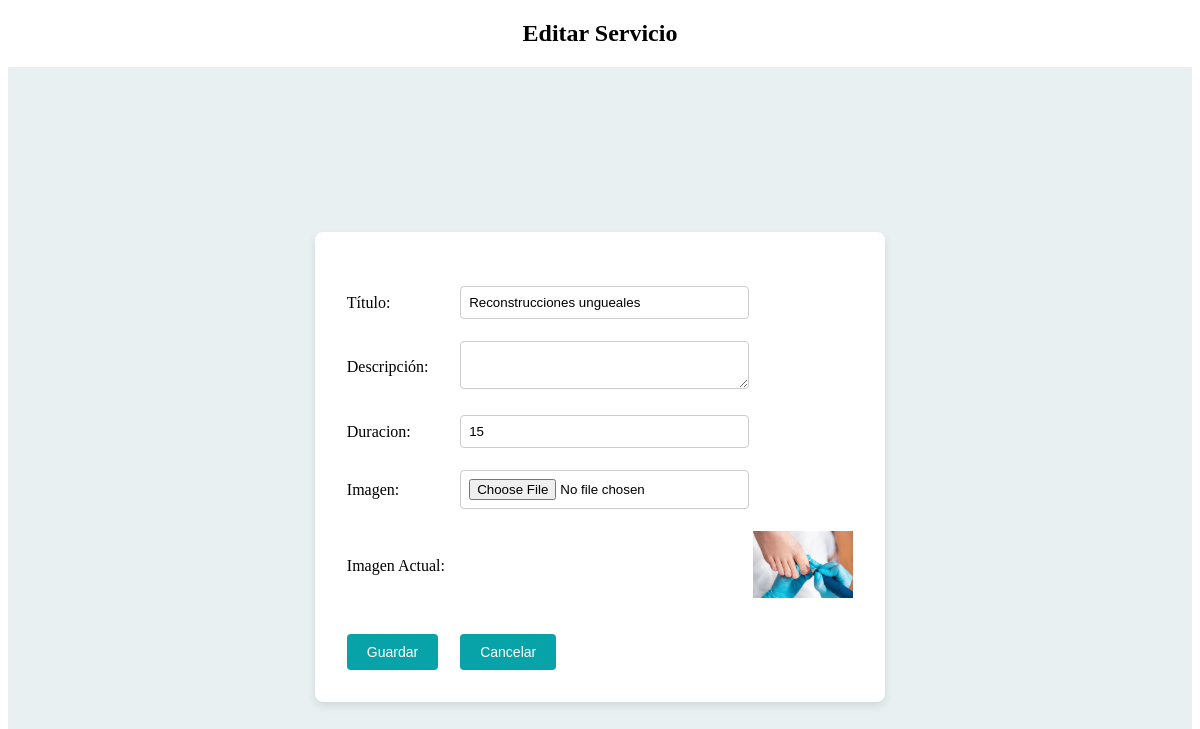
Page /Codigo/validaciones/promociones/editar_promocion.php?idPromocion=2 on the committed database.
### tables this page shows
CREATE TABLE Promociones (
    idPromocion INT PRIMARY KEY AUTO_INCREMENT,
    titulo VARCHAR(100),
    descripcion TEXT,
    duracion INT,  
    imagen VARCHAR(255),
    idAdmin INT,
    FOREIGN KEY (idAdmin) REFERENCES Admin(idAdmin)
);

### Codigo/validaciones/promociones/editar_promocion.php (the view, shortened to what this page needs)
<?php
require_once __DIR__ . '/../../conexion/conexion.php';
$idPromocion = $_GET['idPromocion'] ?? null;
$query = "SELECT titulo, descripcion, duracion, imagen FROM promociones WHERE idPromocion = ?";
$stmt = $conexion->prepare($query);
$stmt->bind_param('i', $idPromocion);
$stmt->execute();
$result = $stmt->get_result();
$promocion = $result->fetch_assoc();
?>
<!DOCTYPE html>
<html lang="es">
<head>
    <link rel="stylesheet" href="/Codigo/estilos/stylePromo.css">
    <link rel="stylesheet" href="/Codigo/estilos/styleColores.css">
</head>
<body>
    <h2>Editar Servicio</h2>
    <div class="form-container">
        <form action="procesar_editar_promocion.php" method="POST">
            <table>
                <tr>
                    <td><input type="hidden" name="idPromocion" value="<?php echo htmlspecialchars($idPromocion); ?>"></td>
                </tr>
                <tr>
                    <td><label for="titulo">Título:</label></td>
                    <td><input type="text" id="titulo" name="titulo" value="<?php echo htmlspecialchars($promocion['titulo']); ?>" required></td>
                </tr>
                <tr>
                    <td><label for="descripcion">Descripción:</label></td>
                    <td><textarea id="descripcion" name="descripcion" required><?php echo htmlspecialchars($promocion['descripcion']); ?></textarea></td>
                </tr>
                <tr>
                    <td><label for="duracion">Duracion:</label></td>
                    <td><input type="text" id="duracion" name="duracion" value="<?php echo htmlspecialchars($promocion['duracion']); ?>"></td>
                </tr>
                <tr>
                    <td><label for="imagen">Imagen:</label></td>
                    <td><input type="file" id="imagen" name="imagen" accept="image/*"></td>
                </tr>
                <tr>
                    <td colspan="2"><label for="imagen">Imagen Actual:</label></td>
                    <td colspan="2">
                        <?php if (!empty($promocion['imagen'])) { ?>
                            <img src="<?php echo '/Codigo' . htmlspecialchars($promocion['imagen']); ?>" alt="Imagen de la promoción" style="max-width: 100px; max-height: 100px;">
                        <?php } else { ?>
                            Sin imagen
                        <?php } ?>
                    </td>
                </tr>
                <tr>
                    <td><button type="submit" class="btnGuardar">Guardar</button></td>
                    <td><button type="button" class="btnCancelar" onclick="window.close()">Cancelar</button></td>
                </tr>
            </table>
        </form>
    </div>
</body>
</html>

### Codigo/estilos/stylePromo.css (style rules this page uses)
.btnGuardar, .btnCancelar { background-color: var(--colorBoton); color: white; border: none; padding: 10px 20px; margin-top: 10px; cursor: pointer; border-radius: 5px; font-size: 14px; }
h2 { text-align: center; margin-bottom: 20px; }
.form-container { display: flex; justify-content: center; align-items: center; min-height: 100vh; background-color: var(--colorFondoDivs); }
.form-container table { background-color: #fff; padding: 20px; border-radius: 8px; box-shadow: 0 4px 8px rgba(0, 0, 0, 0.1); width: 100%; max-width: 600px; }
.form-container td { padding: 10px; }
.form-container input[type="text"], .form-container input[type="date"], .form-container input[type="number"], .form-container textarea, .form-container input[type="file"] { width: 100%; padding: 8px; border: 1px solid #ccc; border-radius: 4px; }
.form-container button { padding: 10px 20px; border: none; border-radius: 4px; cursor: pointer; }

### Codigo/estilos/styleColores.css (style rules this page uses)
:root { --colorFondo: #f0f0f0; --colorTexto: #333; --colorBoton: #08A3A9; --colorBotonHover: #0f2788; --colorBotonActivoHover: #0056b3; --colorFondoClarito: #DFF5F6; --colorFondoDivs: #E8F0F1; --disponible: #155724; --semiDisponible: #856404; --noDisponible: #721c24; --fueraServicio: #6c757d; --colorCamposInvalidosFondo: #ffe6e6; --colorCamposValidosFondo: #e6ffe6; }

### rows in the picture
promociones: titulo "Reconstrucciones ungueales", duracion "15", imagen (picture)
